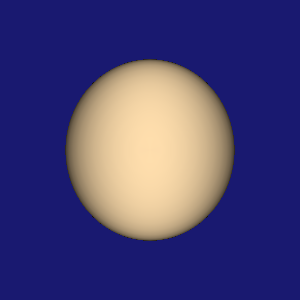

Write Python code to recreate this figure.
#!/usr/bin/env python

# Render a single vtkParametricCrossCap surface, centered and
# normalized to fit the viewport.

# Factory overrides: importing these modules registers the OpenGL rendering
# and interaction style implementations for vtkRenderingCore factory classes.
import vtkmodules.vtkInteractionStyle  # noqa: F401
import vtkmodules.vtkRenderingOpenGL2  # noqa: F401
# VTK pipeline classes used in this example
from vtkmodules.vtkCommonComputationalGeometry import vtkParametricCrossCap
from vtkmodules.vtkFiltersSources import vtkParametricFunctionSource
from vtkmodules.vtkRenderingCore import (
    vtkActor,
    vtkPolyDataMapper,
    vtkRenderWindow,
    vtkRenderWindowInteractor,
    vtkRenderer,
)

# Colors (normalized RGB)
navajo_white_rgb = (1.0, 0.871, 0.678)
midnight_blue_rgb = (0.098, 0.098, 0.439)

# Parametric function: define the cross-cap surface
parametric_fn = vtkParametricCrossCap()

# Source: sample the parametric function to produce polygonal output
source = vtkParametricFunctionSource()
source.SetParametricFunction(parametric_fn)
source.SetUResolution(51)
source.SetVResolution(51)
source.SetWResolution(51)
source.Update()

# Normalize: scale and center the surface to fit the viewport
bounds = source.GetOutput().GetBounds()
max_dim = max(bounds[1] - bounds[0], bounds[3] - bounds[2], bounds[5] - bounds[4])
scale = 3.0 / max_dim if max_dim > 0 else 1.0
cx = (bounds[0] + bounds[1]) / 2.0
cy = (bounds[2] + bounds[3]) / 2.0
cz = (bounds[4] + bounds[5]) / 2.0

# Mapper: map polygon data to graphics primitives
mapper = vtkPolyDataMapper()
mapper.SetInputConnection(source.GetOutputPort())
# Actor: position and scale the mapped geometry
actor = vtkActor()
actor.SetMapper(mapper)
actor.GetProperty().SetColor(navajo_white_rgb)
actor.SetScale(scale, scale, scale)
actor.SetPosition(-cx * scale, -cy * scale, -cz * scale)

# Renderer: assemble the scene and configure the camera
renderer = vtkRenderer()
renderer.AddActor(actor)
renderer.SetBackground(midnight_blue_rgb)

# Window
render_window = vtkRenderWindow()
render_window.AddRenderer(renderer)
render_window.SetWindowName("parametric object cross cap")
render_window.SetMultiSamples(0)
render_window.SetSize(300, 300)

# Interactor
render_window_interactor = vtkRenderWindowInteractor()
render_window_interactor.SetRenderWindow(render_window)

# Scene: configure the camera
renderer.ResetCamera()

render_window_interactor.Initialize()
render_window_interactor.Start()
